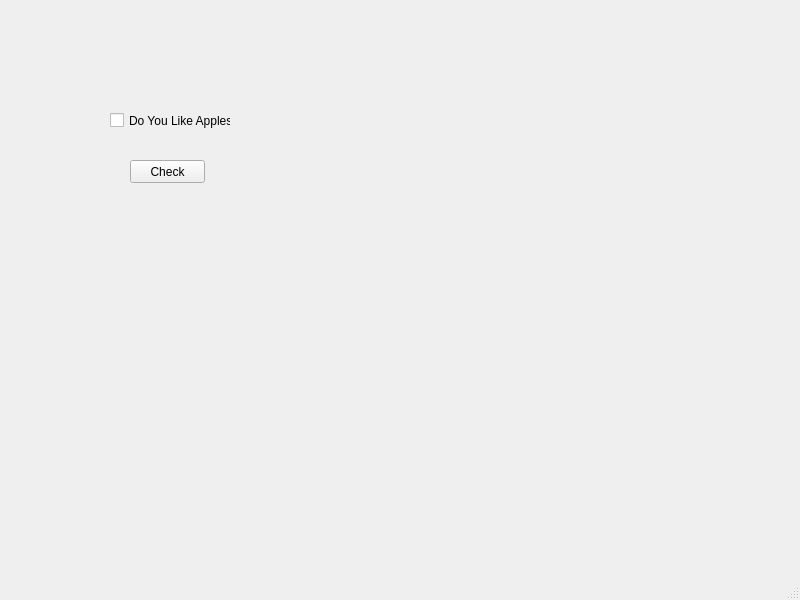
<?xml version="1.0" encoding="UTF-8"?>
<ui version="4.0">
 <class>MainWindow</class>
 <widget class="QMainWindow" name="MainWindow">
  <property name="geometry">
   <rect>
    <x>0</x>
    <y>0</y>
    <width>800</width>
    <height>600</height>
   </rect>
  </property>
  <property name="windowTitle">
   <string>MainWindow</string>
  </property>
  <widget class="QWidget" name="centralwidget">
   <widget class="QCheckBox" name="checkBox">
    <property name="geometry">
     <rect>
      <x>110</x>
      <y>100</y>
      <width>121</width>
      <height>41</height>
     </rect>
    </property>
    <property name="text">
     <string>Do You Like Apples</string>
    </property>
   </widget>
   <widget class="QPushButton" name="pushButton">
    <property name="geometry">
     <rect>
      <x>130</x>
      <y>160</y>
      <width>75</width>
      <height>23</height>
     </rect>
    </property>
    <property name="text">
     <string>Check</string>
    </property>
   </widget>
  </widget>
  <widget class="QMenuBar" name="menubar">
   <property name="geometry">
    <rect>
     <x>0</x>
     <y>0</y>
     <width>800</width>
     <height>21</height>
    </rect>
   </property>
  </widget>
  <widget class="QStatusBar" name="statusbar"/>
 </widget>
 <resources/>
 <connections/>
</ui>
